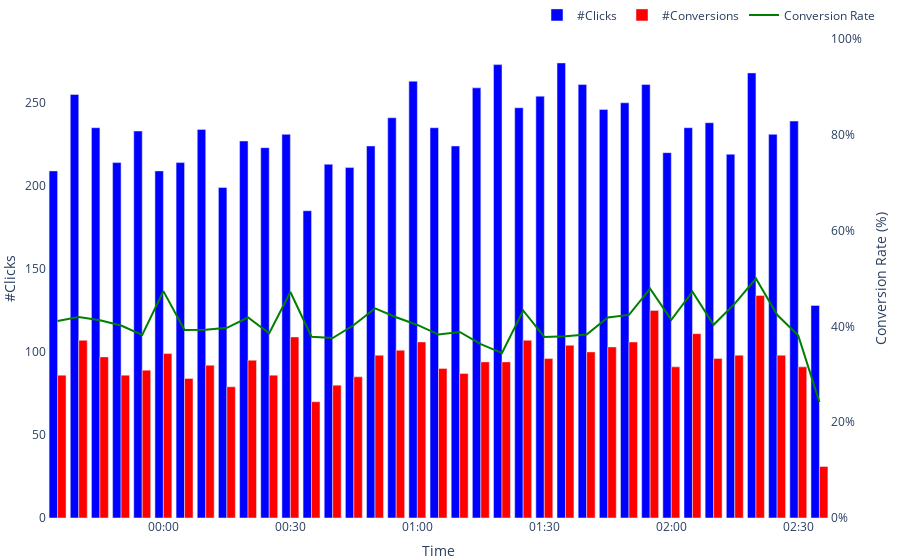

Notebook code cell kept with this figure:
### Code cell
graph_overall_performance(data, click_color='blue', conversion_color='red', cr_color='green', show_legend=True)

### Figure 1 — Plotly figure (JSON) as saved in the notebook; plotly's stock layout.template omitted (floating-point values rounded to 4 significant figures)
{"data": [{"marker": {"color": "blue"}, "name": "#Clicks", "type": "bar", "x": ["22-05-03 23:35", "22-05-03 23:40", "22-05-03 23:45", "22-05-03 23:50", "22-05-03 23:55", "22-05-04 00:00", "22-05-04 00:05", "22-05-04 00:10", "22-05-04 00:15", "22-05-04 00:20", "22-05-04 00:25", "22-05-04 00:30", "22-05-04 00:35", "22-05-04 00:40", "22-05-04 00:45", "22-05-04 00:50", "22-05-04 00:55", "22-05-04 01:00", "22-05-04 01:05", "22-05-04 01:10", "22-05-04 01:15", "22-05-04 01:20", "22-05-04 01:25", "22-05-04 01:30", "22-05-04 01:35", "22-05-04 01:40", "22-05-04 01:45", "22-05-04 01:50", "22-05-04 01:55", "22-05-04 02:00", "22-05-04 02:05", "22-05-04 02:10", "22-05-04 02:15", "22-05-04 02:20", "22-05-04 02:25", "22-05-04 02:30", "22-05-04 02:35"], "xaxis": "x", "y": [209, 255, 235, 214, 233, 209, 214, 234, 199, 227, 223, 231, 185, 213, 211, 224, 241, 263, 235, 224, 259, 273, 247, 254, 274, 261, 246, 250, 261, 220, 235, 238, 219, 268, 231, 239, 128], "yaxis": "y"}, {"marker": {"color": "red"}, "name": "#Conversions", "type": "bar", "x": ["22-05-03 23:35", "22-05-03 23:40", "22-05-03 23:45", "22-05-03 23:50", "22-05-03 23:55", "22-05-04 00:00", "22-05-04 00:05", "22-05-04 00:10", "22-05-04 00:15", "22-05-04 00:20", "22-05-04 00:25", "22-05-04 00:30", "22-05-04 00:35", "22-05-04 00:40", "22-05-04 00:45", "22-05-04 00:50", "22-05-04 00:55", "22-05-04 01:00", "22-05-04 01:05", "22-05-04 01:10", "22-05-04 01:15", "22-05-04 01:20", "22-05-04 01:25", "22-05-04 01:30", "22-05-04 01:35", "22-05-04 01:40", "22-05-04 01:45", "22-05-04 01:50", "22-05-04 01:55", "22-05-04 02:00", "22-05-04 02:05", "22-05-04 02:10", "22-05-04 02:15", "22-05-04 02:20", "22-05-04 02:25", "22-05-04 02:30", "22-05-04 02:35"], "xaxis": "x", "y": [86, 107, 97, 86, 89, 99, 84, 92, 79, 95, 86, 109, 70, 80, 85, 98, 101, 106, 90, 87, 94, 94, 107, 96, 104, 100, 103, 106, 125, 91, 111, 96, 98, 134, 98, 91, 31], "yaxis": "y"}, {"marker": {"color": "green"}, "name": "Conversion Rate", "type": "scatter", "x": ["22-05-03 23:35", "22-05-03 23:40", "22-05-03 23:45", "22-05-03 23:50", "22-05-03 23:55", "22-05-04 00:00", "22-05-04 00:05", "22-05-04 00:10", "22-05-04 00:15", "22-05-04 00:20", "22-05-04 00:25", "22-05-04 00:30", "22-05-04 00:35", "22-05-04 00:40", "22-05-04 00:45", "22-05-04 00:50", "22-05-04 00:55", "22-05-04 01:00", "22-05-04 01:05", "22-05-04 01:10", "22-05-04 01:15", "22-05-04 01:20", "22-05-04 01:25", "22-05-04 01:30", "22-05-04 01:35", "22-05-04 01:40", "22-05-04 01:45", "22-05-04 01:50", "22-05-04 01:55", "22-05-04 02:00", "22-05-04 02:05", "22-05-04 02:10", "22-05-04 02:15", "22-05-04 02:20", "22-05-04 02:25", "22-05-04 02:30", "22-05-04 02:35"], "xaxis": "x", "y": [0.4115, 0.4196, 0.4128, 0.4019, 0.382, 0.4737, 0.3925, 0.3932, 0.397, 0.4185, 0.3857, 0.4719, 0.3784, 0.3756, 0.4028, 0.4375, 0.4191, 0.403, 0.383, 0.3884, 0.3629, 0.3443, 0.4332, 0.378, 0.3796, 0.3831, 0.4187, 0.424, 0.4789, 0.4136, 0.4723, 0.4034, 0.4475, 0.5, 0.4242, 0.3808, 0.2422], "yaxis": "y2"}], "layout": {"autosize": true, "hovermode": "x", "legend": {"orientation": "h", "x": 1, "xanchor": "right", "y": 1.02, "yanchor": "bottom"}, "margin": {"b": 0, "l": 20, "r": 20, "t": 0}, "plot_bgcolor": "white", "showlegend": true, "xaxis": {"anchor": "y", "autorange": true, "domain": [0, 0.94], "range": ["2022-05-03 23:32:30", "2022-05-04 02:37:30"], "tickformat": "%H:%M", "title": {"text": "Time"}, "type": "date"}, "yaxis": {"anchor": "x", "autorange": true, "domain": [0, 1], "range": [0, 288.4], "rangemode": "tozero", "title": {"text": "#Clicks"}, "type": "linear"}, "yaxis2": {"anchor": "x", "overlaying": "y", "range": [0, 1], "rangemode": "tozero", "side": "right", "tickformat": ".0%", "title": {"text": "Conversion Rate (%)"}, "type": "linear"}}}
